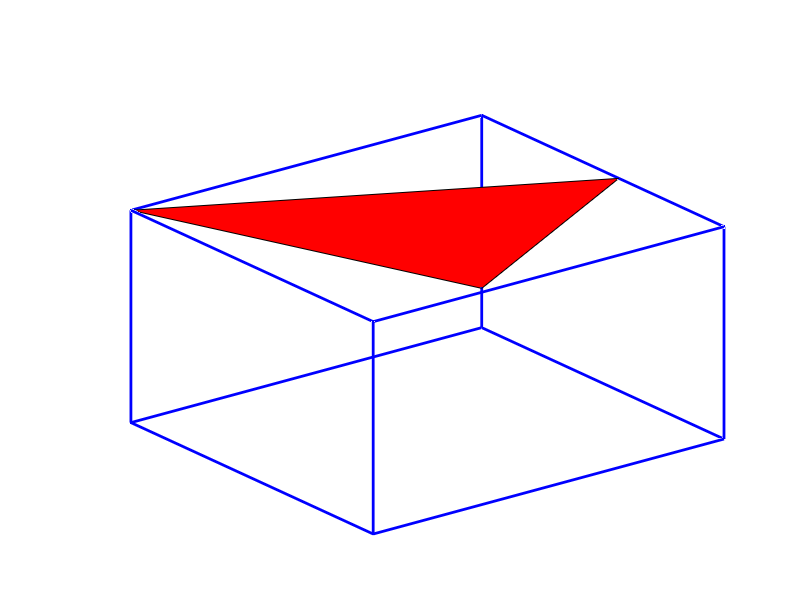

Recreate this plot in MATLAB. (Note: this script raises an error after producing the figure.)
clc,clear,clf;
%theta(0,pi)%phi(0,2*pi)
alpha=0.8;theta=0.354*pi;phi=1.35*pi;
nx=sin(theta)*cos(phi);
ny=sin(theta)*sin(phi);
nz=cos(phi);
n0=[nx ny nz];
n=0.5*n0;
d=1;
a=d;b=0.9*d;c=1.1*d;
center=[a/2 b/2 c/2];
p =[0 0 0;
 a 0 0;
 a b 0;
 0 b 0;
 0 0 c;
 a 0 c;
 a b c;
 0 b c];
points=[1 2 3 4 5 6 7 8];
edges=[1 2 3 4 5 6 7 8 9 10 11 12];
e=[1 2;
   2 3;
   3 4;
   4 1;
   1 5;
   5 8;
   8 4;
   8 7;
   7 3;
   5 6;
   6 7;
   6 2;
   7 3];
% x=[0 a a 0 0 0 0 0 0 0 0 a a a a a a a 0];
% y=[0 0 0 0 0 0 b b 0 b b b b 0 0 b b b b];
% z=[0 0 c c 0 c c 0 0 0 c c 0 0 c c 0 0 0];
figure(1)
set(0,'defaultfigurecolor','w'),
for i=1:12
    x=[p(e(i,1),1) p(e(i,2),1)];
    y=[p(e(i,1),2) p(e(i,2),2)];
    z=[p(e(i,1),3) p(e(i,2),3)];
    plot3(x,y,z,'.-b','LineWidth',2);hold on,
end
axis off,
hold on,
% x0=[center(1) center(1)+n(1)];
% y0=[center(2) center(2)+n(2)];
% z0=[center(3) center(3)+n(3)];
% plot3(x0,y0,z0,'.-k'),
%quiver3(center(1),center(2),center(3),n(1),n(2),n(3),'k','LineWidth',2); 
cc=[center;center;center;center;center;center;center;center];
pn=p-cc;
dd=zeros(1,8);
for i=1:8
    dd(i)=dot(pn(i,:),n0);
end
PII=[];
%  dmax=max(dd);
%  dmin=min(dd);
[dds,index]=sort(dd); 
V=zeros(1,8);
V(8)=1;
for k=2:7
%k=4;
f0=dds(k);
xc=nx*f0+center(1);
yc=ny*f0+center(2);
zc=nz*f0+center(3);
PII=[];
PIJ=[];
%xc,yc,zc,
for i=1:12
    j=(dd(e(i,1))-f0)*(dd(e(i,2))-f0);
    if(j<0)
        f1 = dd(e(i,1));
        f2 = dd(e(i,2));
        x1 = p(e(i,1),1);
        x2 = p(e(i,2),1);
        x0 = x1 - (f1-f0)*((x1-x2)/(f1-f2));
        y1 = p(e(i,1),2);
        y2 = p(e(i,2),2);
        y0 = y1 - (f1-f0)*((y1-y2)/(f1-f2));
        z1 = p(e(i,1),3);
        z2 = p(e(i,2),3);
        z0 = z1 - (f1-f0)*((z1-z2)/(f1-f2));
        p0=[x0 y0 z0];
        PII=[PII;p0];
    end
end
%dot(PII(1,:)-PII(4,:),n),
PII=[PII;p(index(k),:)];
s=size(PII);
pcenter=sum(PII)./s(1);
%PII([3 4],:)=PII([4 3],:);
%plot3(PII(:,1),PII(:,2),PII(:,3),'.k'),
%plot3([PII(:,1);pcenter(1);xc],[PII(:,2);pcenter(2);yc],[PII(:,3);pcenter(3);zc],'.k'),
PIJ=PII(1:s(1),:);
PIJ(:,4)=zeros(s(1),1);
test1=PII(1,:)-pcenter;
for ii=2:s(1)
    figure(1),
    test=PII(ii,:)-pcenter;
    ssin=dot(cross(test,test1),n0);
    ccos=dot(test,test1);
    if ccos==0
%     ttan=ssin/(ccos+1e-12);
        if ssin >0
            Theta=0.5*pi;
            PIJ(ii,4)= Theta;
        else
            Theta=-0.5*pi;
            PIJ(ii,4)= Theta;
        end
    else
        ttan=ssin/ccos;
        Theta=atan(ttan);
        if ttan>0
            if ssin>0
                PIJ(ii,4)= Theta;
            else
                PIJ(ii,4)= Theta - pi;
            end
        else
            if ssin>0
                PIJ(ii,4)= Theta+pi;
            else
                PIJ(ii,4)= Theta;
            end
        end
    end
end
PIJ=sortrows(PIJ,4);
PII(:,[1 2 3])=PIJ(:,[1 2 3]);
%plot3([PII(:,1);pcenter(1);xc],[PII(:,2);pcenter(2);yc],[PII(:,3);pcenter(3);zc],'.-k'),
%plot3(PII(:,1),PII(:,2),PII(:,3),'.-k'),
fill3(PII(:,1),PII(:,2),PII(:,3),'r'),
PIK=PII;
for kk=1:8
    if dd(kk)<f0
        PIK=[PIK;p(kk,:)];
    end
end
dt=delaunayTriangulation(PIK);
[ch V(k)] = convexHull(dt);
figure(k),
set(0,'defaultfigurecolor','w'),
for i=1:12
    x=[p(e(i,1),1) p(e(i,2),1)];
    y=[p(e(i,1),2) p(e(i,2),2)];
    z=[p(e(i,1),3) p(e(i,2),3)];
    plot3(x,y,z,'.-b','LineWidth',2);hold on,
end
axis off,
trisurf(ch, dt.Points(:,1),dt.Points(:,2),dt.Points(:,3), 'FaceColor', 'cyan'),
end
figure(8),
plot(dds,V,'.-k'),